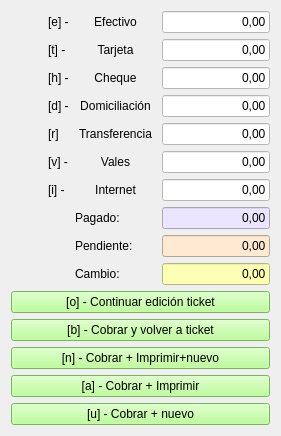
        <widget class="QWidget" name="page_7">
         <layout class="QGridLayout" name="gridLayout_11">
          <item row="6" column="3">
           <widget class="QLineEdit" name="txtInternet">
            <property name="styleSheet">
             <string notr="true">background-color: rgb(255, 255, 255);
font: 12pt &quot;Sans Serif&quot;;</string>
            </property>
            <property name="text">
             <string>0,00</string>
            </property>
            <property name="alignment">
             <set>Qt::AlignRight|Qt::AlignTrailing|Qt::AlignVCenter</set>
            </property>
           </widget>
          </item>
          <item row="5" column="3">
           <widget class="QLineEdit" name="txtVales">
            <property name="styleSheet">
             <string notr="true">background-color: rgb(255, 255, 255);
font: 12pt &quot;Sans Serif&quot;;</string>
            </property>
            <property name="text">
             <string>0,00</string>
            </property>
            <property name="alignment">
             <set>Qt::AlignRight|Qt::AlignTrailing|Qt::AlignVCenter</set>
            </property>
           </widget>
          </item>
          <item row="9" column="2">
           <widget class="QLabel" name="label_29">
            <property name="styleSheet">
             <string notr="true"/>
            </property>
            <property name="text">
             <string>Cambio:</string>
            </property>
           </widget>
          </item>
          <item row="6" column="2">
           <widget class="QPushButton" name="btnInternet">
            <property name="text">
             <string>Internet</string>
            </property>
            <property name="checkable">
             <bool>true</bool>
            </property>
            <property name="flat">
             <bool>true</bool>
            </property>
           </widget>
          </item>
          <item row="1" column="2">
           <widget class="QPushButton" name="btnTarjeta">
            <property name="text">
             <string>Tarjeta</string>
            </property>
            <property name="checkable">
             <bool>true</bool>
            </property>
            <property name="default">
             <bool>false</bool>
            </property>
            <property name="flat">
             <bool>true</bool>
            </property>
           </widget>
          </item>
          <item row="12" column="0" colspan="4">
           <widget class="QPushButton" name="btnCobrar_imprimir_nuevo">
            <property name="sizePolicy">
             <sizepolicy hsizetype="Minimum" vsizetype="Expanding">
              <horstretch>0</horstretch>
              <verstretch>0</verstretch>
             </sizepolicy>
            </property>
            <property name="styleSheet">
             <string notr="true">background-color: rgb(170, 255, 127);</string>
            </property>
            <property name="text">
             <string>[n] - Cobrar + Imprimir+nuevo</string>
            </property>
           </widget>
          </item>
          <item row="3" column="2">
           <widget class="QPushButton" name="btnDomiciliacion">
            <property name="text">
             <string>Domiciliación</string>
            </property>
            <property name="checkable">
             <bool>true</bool>
            </property>
            <property name="flat">
             <bool>true</bool>
            </property>
           </widget>
          </item>
          <item row="7" column="3">
           <widget class="QLineEdit" name="txtPagado">
            <property name="enabled">
             <bool>false</bool>
            </property>
            <property name="styleSheet">
             <string notr="true">background-color: rgb(235, 229, 255);
color: rgb(0, 0, 0);
font: 12pt &quot;Sans Serif&quot;;</string>
            </property>
            <property name="text">
             <string>0,00</string>
            </property>
            <property name="alignment">
             <set>Qt::AlignRight|Qt::AlignTrailing|Qt::AlignVCenter</set>
            </property>
           </widget>
          </item>
          <item row="10" column="0" colspan="4">
           <widget class="QPushButton" name="btnContinuarEdicionTicket">
            <property name="sizePolicy">
             <sizepolicy hsizetype="Minimum" vsizetype="Expanding">
              <horstretch>0</horstretch>
              <verstretch>0</verstretch>
             </sizepolicy>
            </property>
            <property name="styleSheet">
             <string notr="true">background-color: rgb(170, 255, 127);</string>
            </property>
            <property name="text">
             <string>[o] - Continuar edición ticket</string>
            </property>
           </widget>
          </item>
          <item row="8" column="3">
           <widget class="QLineEdit" name="txtPendiente">
            <property name="enabled">
             <bool>false</bool>
            </property>
            <property name="styleSheet">
             <string notr="true">background-color: rgb(255, 233, 210);
color: rgb(0, 0, 0);
font: 12pt &quot;Sans Serif&quot;;</string>
            </property>
            <property name="text">
             <string>0,00</string>
            </property>
            <property name="alignment">
             <set>Qt::AlignRight|Qt::AlignTrailing|Qt::AlignVCenter</set>
            </property>
           </widget>
          </item>
          <item row="2" column="3">
           <widget class="QLineEdit" name="txtCheque">
            <property name="styleSheet">
             <string notr="true">background-color: rgb(255, 255, 255);
font: 12pt &quot;Sans Serif&quot;;</string>
            </property>
            <property name="text">
             <string>0,00</string>
            </property>
            <property name="alignment">
             <set>Qt::AlignRight|Qt::AlignTrailing|Qt::AlignVCenter</set>
            </property>
           </widget>
          </item>
          <item row="3" column="3">
           <widget class="QLineEdit" name="txtDomiciliacion">
            <property name="styleSheet">
             <string notr="true">background-color: rgb(255, 255, 255);
font: 12pt &quot;Sans Serif&quot;;</string>
            </property>
            <property name="text">
             <string>0,00</string>
            </property>
            <property name="alignment">
             <set>Qt::AlignRight|Qt::AlignTrailing|Qt::AlignVCenter</set>
            </property>
           </widget>
          </item>
          <item row="14" column="0" colspan="4">
           <widget class="QPushButton" name="btnCobrar_nuevo">
            <property name="sizePolicy">
             <sizepolicy hsizetype="Minimum" vsizetype="Expanding">
              <horstretch>0</horstretch>
              <verstretch>0</verstretch>
             </sizepolicy>
            </property>
            <property name="styleSheet">
             <string notr="true">background-color: rgb(170, 255, 127);</string>
            </property>
            <property name="text">
             <string>[u] - Cobrar + nuevo</string>
            </property>
           </widget>
          </item>
          <item row="8" column="2">
           <widget class="QLabel" name="label_28">
            <property name="styleSheet">
             <string notr="true"/>
            </property>
            <property name="text">
             <string>Pendiente:</string>
            </property>
           </widget>
          </item>
          <item row="0" column="2">
           <widget class="QPushButton" name="btnEfectivo">
            <property name="text">
             <string>Efectivo</string>
            </property>
            <property name="checkable">
             <bool>true</bool>
            </property>
            <property name="checked">
             <bool>false</bool>
            </property>
            <property name="flat">
             <bool>true</bool>
            </property>
           </widget>
          </item>
          <item row="13" column="0" colspan="4">
           <widget class="QPushButton" name="btnComprar_imprimir">
            <property name="sizePolicy">
             <sizepolicy hsizetype="Minimum" vsizetype="Expanding">
              <horstretch>0</horstretch>
              <verstretch>0</verstretch>
             </sizepolicy>
            </property>
            <property name="styleSheet">
             <string notr="true">background-color: rgb(170, 255, 127);</string>
            </property>
            <property name="text">
             <string>[a] - Cobrar + Imprimir</string>
            </property>
           </widget>
          </item>
          <item row="0" column="0">
           <spacer name="horizontalSpacer_3">
            <property name="orientation">
             <enum>Qt::Horizontal</enum>
            </property>
            <property name="sizeHint" stdset="0">
             <size>
              <width>31</width>
              <height>20</height>
             </size>
            </property>
           </spacer>
          </item>
          <item row="1" column="3">
           <widget class="QLineEdit" name="txtTarjeta">
            <property name="styleSheet">
             <string notr="true">background-color: rgb(255, 255, 255);
font: 12pt &quot;Sans Serif&quot;;</string>
            </property>
            <property name="text">
             <string>0,00</string>
            </property>
            <property name="alignment">
             <set>Qt::AlignRight|Qt::AlignTrailing|Qt::AlignVCenter</set>
            </property>
           </widget>
          </item>
          <item row="9" column="3">
           <widget class="QLineEdit" name="txtCambio">
            <property name="enabled">
             <bool>false</bool>
            </property>
            <property name="styleSheet">
             <string notr="true">background-color: rgb(252, 255, 180);
color: rgb(0, 0, 0);
font: 12pt &quot;Sans Serif&quot;;</string>
            </property>
            <property name="text">
             <string>0,00</string>
            </property>
            <property name="alignment">
             <set>Qt::AlignRight|Qt::AlignTrailing|Qt::AlignVCenter</set>
            </property>
           </widget>
          </item>
          <item row="0" column="3">
           <widget class="QLineEdit" name="txtEfectivo">
            <property name="styleSheet">
             <string notr="true">background-color: rgb(255, 255, 255);
font: 12pt &quot;Sans Serif&quot;;</string>
            </property>
            <property name="text">
             <string>0,00</string>
            </property>
            <property name="alignment">
             <set>Qt::AlignRight|Qt::AlignTrailing|Qt::AlignVCenter</set>
            </property>
           </widget>
          </item>
          <item row="11" column="0" colspan="4">
           <widget class="QPushButton" name="btnCobrar_">
            <property name="sizePolicy">
             <sizepolicy hsizetype="Minimum" vsizetype="Expanding">
              <horstretch>0</horstretch>
              <verstretch>0</verstretch>
             </sizepolicy>
            </property>
            <property name="styleSheet">
             <string notr="true">background-color: rgb(170, 255, 127);</string>
            </property>
            <property name="text">
             <string>[b] - Cobrar y volver a ticket</string>
            </property>
           </widget>
          </item>
          <item row="7" column="2">
           <widget class="QLabel" name="label_30">
            <property name="styleSheet">
             <string notr="true"/>
            </property>
            <property name="text">
             <string>Pagado:</string>
            </property>
           </widget>
          </item>
          <item row="2" column="2">
           <widget class="QPushButton" name="btnCheque">
            <property name="text">
             <string>Cheque</string>
            </property>
            <property name="checkable">
             <bool>true</bool>
            </property>
            <property name="flat">
             <bool>true</bool>
            </property>
           </widget>
          </item>
          <item row="0" column="1">
           <widget class="QLabel" name="label_19">
            <property name="text">
             <string>[e] -</string>
            </property>
           </widget>
          </item>
          <item row="5" column="2">
           <widget class="QPushButton" name="btnVales">
            <property name="text">
             <string>Vales</string>
            </property>
            <property name="checkable">
             <bool>true</bool>
            </property>
            <property name="flat">
             <bool>true</bool>
            </property>
           </widget>
          </item>
          <item row="1" column="1">
           <widget class="QLabel" name="label_23">
            <property name="text">
             <string>[t] -</string>
            </property>
           </widget>
          </item>
          <item row="2" column="1">
           <widget class="QLabel" name="label_24">
            <property name="text">
             <string>[h] -</string>
            </property>
           </widget>
          </item>
          <item row="3" column="1">
           <widget class="QLabel" name="label_25">
            <property name="text">
             <string>[d] -</string>
            </property>
           </widget>
          </item>
          <item row="5" column="1">
           <widget class="QLabel" name="label_26">
            <property name="text">
             <string>[v] -</string>
            </property>
           </widget>
          </item>
          <item row="6" column="1">
           <widget class="QLabel" name="label_27">
            <property name="text">
             <string>[i] -</string>
            </property>
           </widget>
          </item>
          <item row="4" column="3">
           <widget class="QLineEdit" name="txtTransferencia">
            <property name="styleSheet">
             <string notr="true">background-color: rgb(255, 255, 255);
font: 12pt &quot;Sans Serif&quot;;</string>
            </property>
            <property name="text">
             <string>0,00</string>
            </property>
            <property name="alignment">
             <set>Qt::AlignRight|Qt::AlignTrailing|Qt::AlignVCenter</set>
            </property>
           </widget>
          </item>
          <item row="4" column="1">
           <widget class="QLabel" name="label_56">
            <property name="text">
             <string>[r]</string>
            </property>
           </widget>
          </item>
          <item row="4" column="2">
           <widget class="QPushButton" name="btnTransferencia">
            <property name="text">
             <string>Transferencia</string>
            </property>
            <property name="flat">
             <bool>true</bool>
            </property>
           </widget>
          </item>
         </layout>
        </widget>
